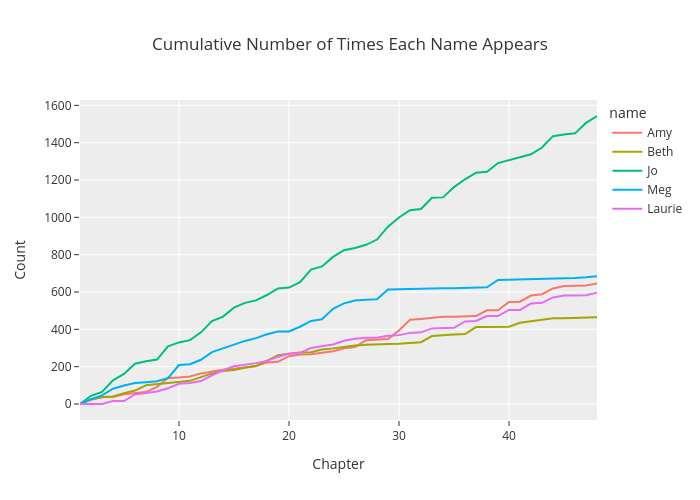

Notebook code cell kept with this figure:
### Code cell
# Putting it all together, we get a helpful visualization.
import plotly.express as px

cumulative_counts_df = (
    cumulative_counts.drop(columns=["Chapter"])
    .to_df()
    .melt()
    .rename(columns={"variable": "name", "value": "Count"})
)
cumulative_counts_df = cumulative_counts_df.assign(
    Chapter=list(range(1, 49)) * 5
)

px.line(
    cumulative_counts_df,
    x="Chapter",
    y="Count",
    color="name",
    width=700,
    height=500,
    title="Cumulative Number of Times Each Name Appears",
    template="ggplot2",
)

### Figure 1 — Plotly figure (JSON) as saved in the notebook; plotly's stock layout.template omitted (floating-point values rounded to 4 significant figures)
{"data": [{"hovertemplate": "name=Amy<br>Chapter=%{x}<br>Count=%{y}<extra></extra>", "legendgroup": "Amy", "line": {"color": "#F8766D", "dash": "solid"}, "marker": {"symbol": "circle"}, "mode": "lines", "name": "Amy", "orientation": "v", "showlegend": true, "type": "scatter", "x": [1, 2, 3, 4, 5, 6, 7, 8, 9, 10, 11, 12, 13, 14, 15, 16, 17, 18, 19, 20, 21, 22, 23, 24, 25, 26, 27, 28, 29, 30, 31, 32, 33, 34, 35, 36, 37, 38, 39, 40, 41, 42, 43, 44, 45, 46, 47, 48], "xaxis": "x", "y": [0, 23, 36, 38, 52, 58, 64, 91, 139, 142, 147, 164, 175, 183, 189, 197, 204, 223, 226, 256, 265, 267, 276, 283, 298, 305, 342, 345, 348, 394, 451, 456, 463, 468, 468, 468, 471, 502, 502, 547, 548, 581, 588, 619, 632, 633, 635, 645], "yaxis": "y"}, {"hovertemplate": "name=Beth<br>Chapter=%{x}<br>Count=%{y}<extra></extra>", "legendgroup": "Beth", "line": {"color": "#A3A500", "dash": "solid"}, "marker": {"symbol": "circle"}, "mode": "lines", "name": "Beth", "orientation": "v", "showlegend": true, "type": "scatter", "x": [1, 2, 3, 4, 5, 6, 7, 8, 9, 10, 11, 12, 13, 14, 15, 16, 17, 18, 19, 20, 21, 22, 23, 24, 25, 26, 27, 28, 29, 30, 31, 32, 33, 34, 35, 36, 37, 38, 39, 40, 41, 42, 43, 44, 45, 46, 47, 48], "xaxis": "x", "y": [0, 26, 38, 40, 58, 72, 100, 105, 114, 119, 124, 144, 164, 177, 182, 194, 203, 232, 262, 269, 276, 277, 292, 298, 307, 313, 318, 322, 322, 323, 328, 331, 364, 370, 372, 375, 412, 413, 413, 414, 435, 442, 451, 459, 459, 461, 462, 465], "yaxis": "y"}, {"hovertemplate": "name=Jo<br>Chapter=%{x}<br>Count=%{y}<extra></extra>", "legendgroup": "Jo", "line": {"color": "#00BF7D", "dash": "solid"}, "marker": {"symbol": "circle"}, "mode": "lines", "name": "Jo", "orientation": "v", "showlegend": true, "type": "scatter", "x": [1, 2, 3, 4, 5, 6, 7, 8, 9, 10, 11, 12, 13, 14, 15, 16, 17, 18, 19, 20, 21, 22, 23, 24, 25, 26, 27, 28, 29, 30, 31, 32, 33, 34, 35, 36, 37, 38, 39, 40, 41, 42, 43, 44, 45, 46, 47, 48], "xaxis": "x", "y": [0, 44, 65, 127, 161, 216, 229, 238, 309, 330, 342, 384, 444, 468, 516, 542, 555, 584, 619, 624, 653, 720, 737, 788, 824, 836, 853, 881, 950, 999, 1038, 1045, 1105, 1107, 1162, 1204, 1239, 1244, 1291, 1306, 1321, 1338, 1374, 1435, 1444, 1450, 1506, 1543], "yaxis": "y"}, {"hovertemplate": "name=Meg<br>Chapter=%{x}<br>Count=%{y}<extra></extra>", "legendgroup": "Meg", "line": {"color": "#00B0F6", "dash": "solid"}, "marker": {"symbol": "circle"}, "mode": "lines", "name": "Meg", "orientation": "v", "showlegend": true, "type": "scatter", "x": [1, 2, 3, 4, 5, 6, 7, 8, 9, 10, 11, 12, 13, 14, 15, 16, 17, 18, 19, 20, 21, 22, 23, 24, 25, 26, 27, 28, 29, 30, 31, 32, 33, 34, 35, 36, 37, 38, 39, 40, 41, 42, 43, 44, 45, 46, 47, 48], "xaxis": "x", "y": [0, 26, 46, 82, 99, 112, 117, 122, 138, 209, 213, 237, 278, 299, 320, 338, 353, 374, 388, 389, 414, 445, 454, 510, 539, 554, 559, 561, 613, 615, 615, 616, 619, 620, 620, 622, 625, 625, 665, 666, 667, 667, 670, 673, 673, 675, 679, 685], "yaxis": "y"}, {"hovertemplate": "name=Laurie<br>Chapter=%{x}<br>Count=%{y}<extra></extra>", "legendgroup": "Laurie", "line": {"color": "#E76BF3", "dash": "solid"}, "marker": {"symbol": "circle"}, "mode": "lines", "name": "Laurie", "orientation": "v", "showlegend": true, "type": "scatter", "x": [1, 2, 3, 4, 5, 6, 7, 8, 9, 10, 11, 12, 13, 14, 15, 16, 17, 18, 19, 20, 21, 22, 23, 24, 25, 26, 27, 28, 29, 30, 31, 32, 33, 34, 35, 36, 37, 38, 39, 40, 41, 42, 43, 44, 45, 46, 47, 48], "xaxis": "x", "y": [0, 0, 0, 16, 16, 51, 60, 67, 84, 108, 112, 123, 154, 181, 202, 210, 219, 231, 253, 269, 274, 300, 308, 319, 339, 350, 355, 355, 366, 369, 381, 384, 405, 406, 408, 442, 445, 471, 471, 504, 504, 538, 542, 571, 581, 581, 583, 596], "yaxis": "y"}], "layout": {"height": 500, "legend": {"title": {"text": "name"}, "tracegroupgap": 0}, "title": {"text": "Cumulative Number of Times Each Name Appears"}, "width": 700, "xaxis": {"anchor": "y", "domain": [0, 1], "title": {"text": "Chapter"}}, "yaxis": {"anchor": "x", "domain": [0, 1], "title": {"text": "Count"}}}}
